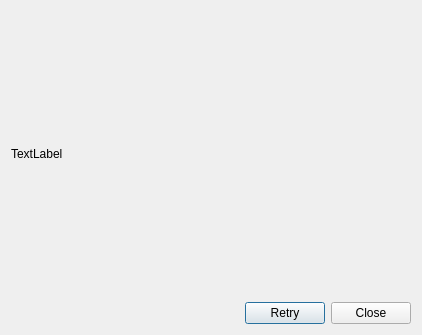
<?xml version="1.0" encoding="UTF-8"?>
<ui version="4.0">
 <class>retry_ui</class>
 <widget class="QDialog" name="retry_ui">
  <property name="geometry">
   <rect>
    <x>0</x>
    <y>0</y>
    <width>422</width>
    <height>335</height>
   </rect>
  </property>
  <property name="windowTitle">
   <string>Dialog</string>
  </property>
  <layout class="QVBoxLayout" name="verticalLayout">
   <item>
    <widget class="QLabel" name="text">
     <property name="text">
      <string>TextLabel</string>
     </property>
    </widget>
   </item>
   <item>
    <layout class="QHBoxLayout" name="horizontalLayout">
     <item>
      <spacer name="horizontalSpacer">
       <property name="orientation">
        <enum>Qt::Horizontal</enum>
       </property>
       <property name="sizeHint" stdset="0">
        <size>
         <width>40</width>
         <height>20</height>
        </size>
       </property>
      </spacer>
     </item>
     <item>
      <widget class="QPushButton" name="button_retry">
       <property name="text">
        <string>Retry</string>
       </property>
      </widget>
     </item>
     <item>
      <widget class="QPushButton" name="button_close">
       <property name="text">
        <string>Close</string>
       </property>
      </widget>
     </item>
    </layout>
   </item>
  </layout>
 </widget>
 <resources/>
 <connections/>
</ui>
